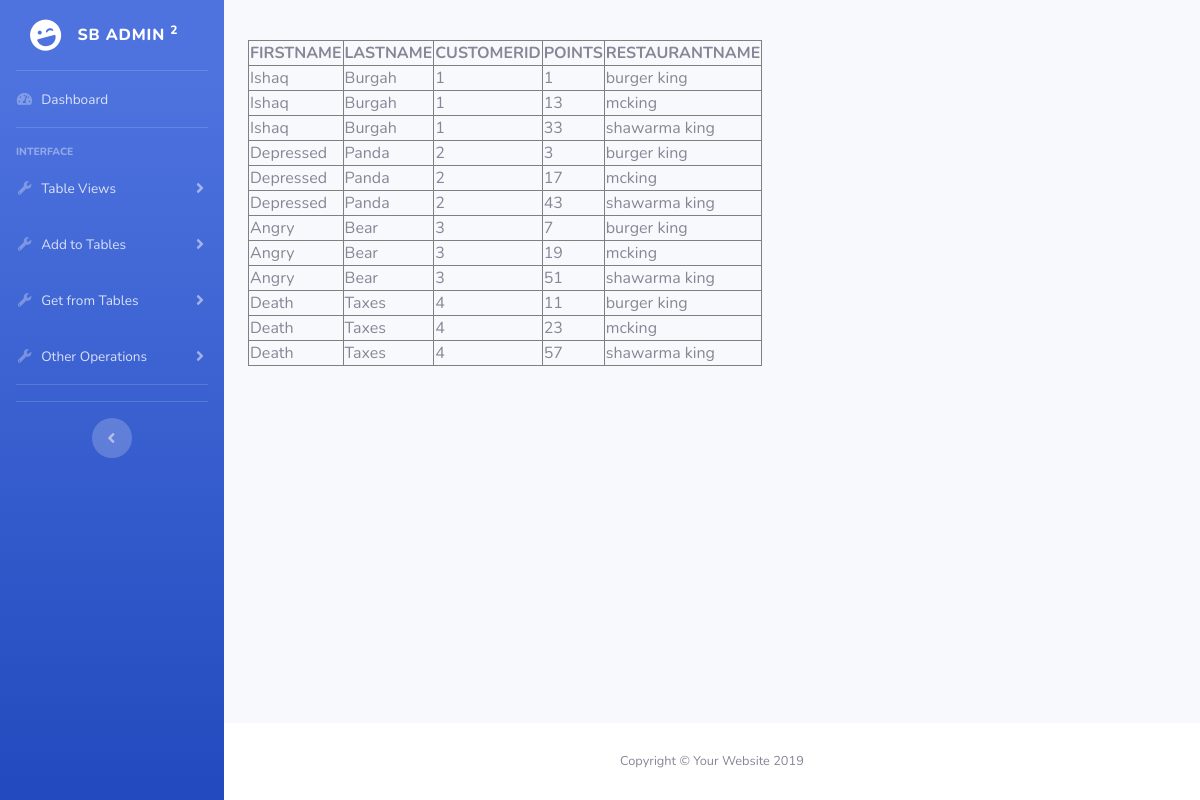
Screenshot of /Loyalty.php with the database file from the repository.
### tables this page shows
CREATE TABLE LOYALTY (
	RESTAURANTNAME VARCHAR (30) NOT NULL,
	POINTS INT (10) NOT NULL,
	CUSTOMERID INT (10) NOT NULL,
	FOREIGN KEY (RESTAURANTNAME) REFERENCES RESTAURANT (RESTAURANTNAME),
	FOREIGN KEY (CUSTOMERID) REFERENCES CUSTOMERINFO (CUSTOMERID)
);

CREATE TABLE CUSTOMERINFO (
	CUSTOMERID INT (10) AUTO_INCREMENT PRIMARY KEY,
	FIRSTNAME CHAR (20) NOT NULL,
	LASTNAME CHAR (20) NOT NULL,
	ADDRESS VARCHAR (50) NOT NULL,
	EMAIL VARCHAR (50) NOT NULL,
	DOB DATE NOT NULL,
	REGDATE DATE NOT NULL,
	GENDER CHAR (1) NOT NULL
);

### htdocs/dbfunctions.php (the view, shortened to what this page needs)
<?php
function runQuery($link,$query) {
	$result = mysqli_query($link,$query);
	if ($result) {
   	return $result;
   }
	else
	{
		print $query. " " . mysqli_error($link). "<br/>";
		print "</body>";
   	print "</html>";
		exit("Bye");
	}
}
function displayTable($result) {
   print '<table border = "1">';
   $fieldCount = mysqli_num_fields($result);
   print "<tr>";
   for ($i=0; $i<$fieldCount; $i++) {
       $fieldName = mysqli_fetch_field_direct($result, $i);
       print "<th>".$fieldName->name."</th>";
   }
   print "</tr>";
   while ($row = mysqli_fetch_row($result) )
   {
   	print ("<tr>");
      for ($i=0; $i<$fieldCount; $i++)
   	{
   		print ("<td>". $row[$i] . "</td>") ;
   	}
   	print ("</tr>");
   }
   print ("</table>");
}
?>

### htdocs/Loyalty.php (shortened to what this page needs)
<?php
include ("dbfunctions.php");
?>
<html lang="en"><head>
  <link href="vendor/fontawesome-free/css/all.min.css" rel="stylesheet" type="text/css">
  <link href="css/sb-admin-2.min.css" rel="stylesheet">
</head>
<body id="page-top">
  <div id="wrapper">
    <ul class="navbar-nav bg-gradient-primary sidebar sidebar-dark accordion" id="accordionSidebar">
      <a class="sidebar-brand d-flex align-items-center justify-content-center" href="index.html">
        <div class="sidebar-brand-icon rotate-n-15">
          <i class="fas fa-laugh-wink"></i>
        </div>
        <div class="sidebar-brand-text mx-3">SB Admin <sup>2</sup></div>
      </a>
      <hr class="sidebar-divider my-0">
      <li class="nav-item">
        <a class="nav-link" href="index.html">
          <i class="fas fa-fw fa-tachometer-alt"></i>
          <span>Dashboard</span></a>
      </li>
      <hr class="sidebar-divider">
      <div class="sidebar-heading">
        Interface
      </div>
    <li class="nav-item">
        <a class="nav-link collapsed" href="#" data-toggle="collapse" data-target="#collapseTwo" aria-expanded="true" aria-controls="collapseTwo">
          <i class="fas fa-fw fa-wrench"></i>
          <span>Table Views</span>
        </a>
      </li>
    <li class="nav-item">
        <a class="nav-link collapsed" href="#" data-toggle="collapse" data-target="#collapseUtilities" aria-expanded="true" aria-controls="collapseUtilities">
          <i class="fas fa-fw fa-wrench"></i>
          <span>Add to Tables</span>
        </a>
      </li>
  <li class="nav-item">
        <a class="nav-link collapsed" href="#" data-toggle="collapse" data-target="#cca" aria-expanded="true" aria-controls="collapseUtilities">
          <i class="fas fa-fw fa-wrench"></i>
          <span>Get from Tables</span>
        </a>
      </li>
  <li class="nav-item">
        <a class="nav-link collapsed" href="#" data-toggle="collapse" data-target="#ccca" aria-expanded="true" aria-controls="collapseUtilities">
          <i class="fas fa-fw fa-wrench"></i>
          <span>Other Operations</span>
        </a>
      </li>
      <hr class="sidebar-divider">
      <hr class="sidebar-divider d-none d-md-block">
      <div class="text-center d-none d-md-inline">
        <button class="rounded-circle border-0" id="sidebarToggle"></button>
      </div>
    </ul>
    <div id="content-wrapper" class="d-flex flex-column">
      <div id="content">
        <div class="container-fluid">
<?php
$username = $_SESSION['username'];
$password = $_SESSION['password'];
$connection = dbConnect("$username", "$password") ;
$query = "SELECT A.FIRSTNAME, A.LASTNAME, A.CUSTOMERID, B.POINTS ,B.RESTAURANTNAME FROM CUSTOMERINFO A, LOYALTY B WHERE A.CUSTOMERID=B.CUSTOMERID";
$result = runQuery($connection,$query);
displayTable($result);
?>
        </div>
      </div>
      <footer class="sticky-footer bg-white">
        <div class="container my-auto">
          <div class="copyright text-center my-auto">
            <span>Copyright © Your Website 2019</span>
          </div>
        </div>
      </footer>
    </div>
  </div>
</body></html>

### rows the page displays
loyalty: CUSTOMERID.FIRSTNAME "Ishaq", CUSTOMERID.LASTNAME "Burgah", CUSTOMERID.CUSTOMERID "1", POINTS "1", RESTAURANTNAME "burger king"
loyalty: CUSTOMERID.FIRSTNAME "Ishaq", CUSTOMERID.LASTNAME "Burgah", CUSTOMERID.CUSTOMERID "1", POINTS "13", RESTAURANTNAME "mcking"
loyalty: CUSTOMERID.FIRSTNAME "Ishaq", CUSTOMERID.LASTNAME "Burgah", CUSTOMERID.CUSTOMERID "1", POINTS "33", RESTAURANTNAME "shawarma king"
loyalty: CUSTOMERID.FIRSTNAME "Depressed", CUSTOMERID.LASTNAME "Panda", CUSTOMERID.CUSTOMERID "2", POINTS "3", RESTAURANTNAME "burger king"
loyalty: CUSTOMERID.FIRSTNAME "Depressed", CUSTOMERID.LASTNAME "Panda", CUSTOMERID.CUSTOMERID "2", POINTS "17", RESTAURANTNAME "mcking"
loyalty: CUSTOMERID.FIRSTNAME "Depressed", CUSTOMERID.LASTNAME "Panda", CUSTOMERID.CUSTOMERID "2", POINTS "43", RESTAURANTNAME "shawarma king"
loyalty: CUSTOMERID.FIRSTNAME "Angry", CUSTOMERID.LASTNAME "Bear", CUSTOMERID.CUSTOMERID "3", POINTS "7", RESTAURANTNAME "burger king"
loyalty: CUSTOMERID.FIRSTNAME "Angry", CUSTOMERID.LASTNAME "Bear", CUSTOMERID.CUSTOMERID "3", POINTS "19", RESTAURANTNAME "mcking"
loyalty: CUSTOMERID.FIRSTNAME "Angry", CUSTOMERID.LASTNAME "Bear", CUSTOMERID.CUSTOMERID "3", POINTS "51", RESTAURANTNAME "shawarma king"
loyalty: CUSTOMERID.FIRSTNAME "Death", CUSTOMERID.LASTNAME "Taxes", CUSTOMERID.CUSTOMERID "4", POINTS "11", RESTAURANTNAME "burger king"
loyalty: CUSTOMERID.FIRSTNAME "Death", CUSTOMERID.LASTNAME "Taxes", CUSTOMERID.CUSTOMERID "4", POINTS "23", RESTAURANTNAME "mcking"
loyalty: CUSTOMERID.FIRSTNAME "Death", CUSTOMERID.LASTNAME "Taxes", CUSTOMERID.CUSTOMERID "4", POINTS "57", RESTAURANTNAME "shawarma king"

### other values shown
$fieldName->name "FIRSTNAME"
$fieldName->name "LASTNAME"
$fieldName->name "CUSTOMERID"
$fieldName->name "POINTS"
$fieldName->name "RESTAURANTNAME"
